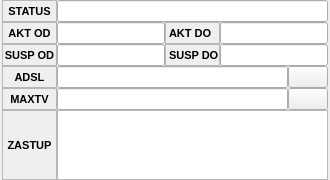
                 <widget class="QFrame" name="fraImovinaStatus">
                  <property name="minimumSize">
                   <size>
                    <width>0</width>
                    <height>180</height>
                   </size>
                  </property>
                  <property name="maximumSize">
                   <size>
                    <width>16777215</width>
                    <height>180</height>
                   </size>
                  </property>
                  <property name="frameShape">
                   <enum>QFrame::NoFrame</enum>
                  </property>
                  <property name="frameShadow">
                   <enum>QFrame::Raised</enum>
                  </property>
                  <layout class="QVBoxLayout" name="verticalLayout_17">
                   <property name="spacing">
                    <number>0</number>
                   </property>
                   <property name="leftMargin">
                    <number>1</number>
                   </property>
                   <property name="topMargin">
                    <number>0</number>
                   </property>
                   <property name="rightMargin">
                    <number>1</number>
                   </property>
                   <property name="bottomMargin">
                    <number>0</number>
                   </property>
                   <item>
                    <widget class="QFrame" name="frame_31">
                     <property name="sizePolicy">
                      <sizepolicy hsizetype="Preferred" vsizetype="Maximum">
                       <horstretch>0</horstretch>
                       <verstretch>0</verstretch>
                      </sizepolicy>
                     </property>
                     <property name="frameShape">
                      <enum>QFrame::NoFrame</enum>
                     </property>
                     <property name="frameShadow">
                      <enum>QFrame::Raised</enum>
                     </property>
                     <layout class="QHBoxLayout" name="horizontalLayout_16">
                      <property name="spacing">
                       <number>0</number>
                      </property>
                      <property name="leftMargin">
                       <number>1</number>
                      </property>
                      <property name="topMargin">
                       <number>0</number>
                      </property>
                      <property name="rightMargin">
                       <number>1</number>
                      </property>
                      <property name="bottomMargin">
                       <number>0</number>
                      </property>
                      <item>
                       <widget class="QLabel" name="lblImovinaStatusTitle">
                        <property name="sizePolicy">
                         <sizepolicy hsizetype="Fixed" vsizetype="Minimum">
                          <horstretch>0</horstretch>
                          <verstretch>0</verstretch>
                         </sizepolicy>
                        </property>
                        <property name="minimumSize">
                         <size>
                          <width>55</width>
                          <height>0</height>
                         </size>
                        </property>
                        <property name="maximumSize">
                         <size>
                          <width>55</width>
                          <height>16777215</height>
                         </size>
                        </property>
                        <property name="font">
                         <font>
                          <pointsize>8</pointsize>
                          <weight>75</weight>
                          <bold>true</bold>
                         </font>
                        </property>
                        <property name="frameShape">
                         <enum>QFrame::StyledPanel</enum>
                        </property>
                        <property name="text">
                         <string>STATUS</string>
                        </property>
                        <property name="alignment">
                         <set>Qt::AlignCenter</set>
                        </property>
                       </widget>
                      </item>
                      <item>
                       <widget class="QLineEdit" name="txtImovinaStatus">
                        <property name="sizePolicy">
                         <sizepolicy hsizetype="Expanding" vsizetype="Preferred">
                          <horstretch>0</horstretch>
                          <verstretch>0</verstretch>
                         </sizepolicy>
                        </property>
                       </widget>
                      </item>
                     </layout>
                    </widget>
                   </item>
                   <item>
                    <widget class="QFrame" name="frame_30">
                     <property name="frameShape">
                      <enum>QFrame::NoFrame</enum>
                     </property>
                     <property name="frameShadow">
                      <enum>QFrame::Raised</enum>
                     </property>
                     <layout class="QHBoxLayout" name="horizontalLayout_17">
                      <property name="spacing">
                       <number>0</number>
                      </property>
                      <property name="leftMargin">
                       <number>1</number>
                      </property>
                      <property name="topMargin">
                       <number>0</number>
                      </property>
                      <property name="rightMargin">
                       <number>1</number>
                      </property>
                      <property name="bottomMargin">
                       <number>0</number>
                      </property>
                      <item>
                       <widget class="QLabel" name="lblImovinaAktivnaOd">
                        <property name="sizePolicy">
                         <sizepolicy hsizetype="Fixed" vsizetype="Minimum">
                          <horstretch>0</horstretch>
                          <verstretch>0</verstretch>
                         </sizepolicy>
                        </property>
                        <property name="minimumSize">
                         <size>
                          <width>55</width>
                          <height>0</height>
                         </size>
                        </property>
                        <property name="maximumSize">
                         <size>
                          <width>55</width>
                          <height>16777215</height>
                         </size>
                        </property>
                        <property name="font">
                         <font>
                          <pointsize>8</pointsize>
                          <weight>75</weight>
                          <bold>true</bold>
                         </font>
                        </property>
                        <property name="frameShape">
                         <enum>QFrame::StyledPanel</enum>
                        </property>
                        <property name="text">
                         <string>AKT OD</string>
                        </property>
                        <property name="alignment">
                         <set>Qt::AlignCenter</set>
                        </property>
                       </widget>
                      </item>
                      <item>
                       <widget class="QLineEdit" name="txtImovinaAktivnaOd">
                        <property name="sizePolicy">
                         <sizepolicy hsizetype="Preferred" vsizetype="Preferred">
                          <horstretch>0</horstretch>
                          <verstretch>0</verstretch>
                         </sizepolicy>
                        </property>
                       </widget>
                      </item>
                      <item>
                       <widget class="QLabel" name="lblImovinaAktivnaDo">
                        <property name="sizePolicy">
                         <sizepolicy hsizetype="Fixed" vsizetype="Minimum">
                          <horstretch>0</horstretch>
                          <verstretch>0</verstretch>
                         </sizepolicy>
                        </property>
                        <property name="minimumSize">
                         <size>
                          <width>55</width>
                          <height>0</height>
                         </size>
                        </property>
                        <property name="maximumSize">
                         <size>
                          <width>55</width>
                          <height>16777215</height>
                         </size>
                        </property>
                        <property name="font">
                         <font>
                          <pointsize>8</pointsize>
                          <weight>75</weight>
                          <bold>true</bold>
                         </font>
                        </property>
                        <property name="frameShape">
                         <enum>QFrame::StyledPanel</enum>
                        </property>
                        <property name="text">
                         <string>AKT DO</string>
                        </property>
                       </widget>
                      </item>
                      <item>
                       <widget class="QLineEdit" name="txtImovinaAktivnaDo">
                        <property name="sizePolicy">
                         <sizepolicy hsizetype="Expanding" vsizetype="Preferred">
                          <horstretch>0</horstretch>
                          <verstretch>0</verstretch>
                         </sizepolicy>
                        </property>
                       </widget>
                      </item>
                     </layout>
                    </widget>
                   </item>
                   <item>
                    <widget class="QFrame" name="frame_28">
                     <property name="sizePolicy">
                      <sizepolicy hsizetype="Preferred" vsizetype="Maximum">
                       <horstretch>0</horstretch>
                       <verstretch>0</verstretch>
                      </sizepolicy>
                     </property>
                     <property name="frameShape">
                      <enum>QFrame::NoFrame</enum>
                     </property>
                     <property name="frameShadow">
                      <enum>QFrame::Raised</enum>
                     </property>
                     <layout class="QHBoxLayout" name="horizontalLayout_18">
                      <property name="spacing">
                       <number>0</number>
                      </property>
                      <property name="leftMargin">
                       <number>1</number>
                      </property>
                      <property name="topMargin">
                       <number>0</number>
                      </property>
                      <property name="rightMargin">
                       <number>1</number>
                      </property>
                      <property name="bottomMargin">
                       <number>0</number>
                      </property>
                      <item>
                       <widget class="QLabel" name="lblImovinaSuspendiranaOd">
                        <property name="sizePolicy">
                         <sizepolicy hsizetype="Fixed" vsizetype="Minimum">
                          <horstretch>0</horstretch>
                          <verstretch>0</verstretch>
                         </sizepolicy>
                        </property>
                        <property name="minimumSize">
                         <size>
                          <width>55</width>
                          <height>0</height>
                         </size>
                        </property>
                        <property name="maximumSize">
                         <size>
                          <width>55</width>
                          <height>16777215</height>
                         </size>
                        </property>
                        <property name="font">
                         <font>
                          <pointsize>8</pointsize>
                          <weight>75</weight>
                          <bold>true</bold>
                         </font>
                        </property>
                        <property name="frameShape">
                         <enum>QFrame::StyledPanel</enum>
                        </property>
                        <property name="text">
                         <string>SUSP OD</string>
                        </property>
                        <property name="alignment">
                         <set>Qt::AlignCenter</set>
                        </property>
                       </widget>
                      </item>
                      <item>
                       <widget class="QLineEdit" name="txtImovinaSuspendiranaOd">
                        <property name="sizePolicy">
                         <sizepolicy hsizetype="Preferred" vsizetype="Preferred">
                          <horstretch>0</horstretch>
                          <verstretch>0</verstretch>
                         </sizepolicy>
                        </property>
                       </widget>
                      </item>
                      <item>
                       <widget class="QLabel" name="lblImovinaSuspendiranaDo">
                        <property name="sizePolicy">
                         <sizepolicy hsizetype="Fixed" vsizetype="Minimum">
                          <horstretch>0</horstretch>
                          <verstretch>0</verstretch>
                         </sizepolicy>
                        </property>
                        <property name="minimumSize">
                         <size>
                          <width>55</width>
                          <height>0</height>
                         </size>
                        </property>
                        <property name="maximumSize">
                         <size>
                          <width>55</width>
                          <height>16777215</height>
                         </size>
                        </property>
                        <property name="font">
                         <font>
                          <pointsize>8</pointsize>
                          <weight>75</weight>
                          <bold>true</bold>
                         </font>
                        </property>
                        <property name="frameShape">
                         <enum>QFrame::StyledPanel</enum>
                        </property>
                        <property name="text">
                         <string>SUSP DO</string>
                        </property>
                       </widget>
                      </item>
                      <item>
                       <widget class="QLineEdit" name="txtImovinaSuspendiranaDo">
                        <property name="sizePolicy">
                         <sizepolicy hsizetype="Expanding" vsizetype="Preferred">
                          <horstretch>0</horstretch>
                          <verstretch>0</verstretch>
                         </sizepolicy>
                        </property>
                       </widget>
                      </item>
                     </layout>
                    </widget>
                   </item>
                   <item>
                    <widget class="QFrame" name="frame_29">
                     <property name="frameShape">
                      <enum>QFrame::NoFrame</enum>
                     </property>
                     <property name="frameShadow">
                      <enum>QFrame::Raised</enum>
                     </property>
                     <layout class="QHBoxLayout" name="horizontalLayout_19">
                      <property name="spacing">
                       <number>0</number>
                      </property>
                      <property name="leftMargin">
                       <number>1</number>
                      </property>
                      <property name="topMargin">
                       <number>0</number>
                      </property>
                      <property name="rightMargin">
                       <number>1</number>
                      </property>
                      <property name="bottomMargin">
                       <number>0</number>
                      </property>
                      <item>
                       <widget class="QLabel" name="lblAdslStatus">
                        <property name="sizePolicy">
                         <sizepolicy hsizetype="Fixed" vsizetype="Minimum">
                          <horstretch>0</horstretch>
                          <verstretch>0</verstretch>
                         </sizepolicy>
                        </property>
                        <property name="minimumSize">
                         <size>
                          <width>55</width>
                          <height>0</height>
                         </size>
                        </property>
                        <property name="maximumSize">
                         <size>
                          <width>55</width>
                          <height>16777215</height>
                         </size>
                        </property>
                        <property name="font">
                         <font>
                          <pointsize>8</pointsize>
                          <weight>75</weight>
                          <bold>true</bold>
                         </font>
                        </property>
                        <property name="frameShape">
                         <enum>QFrame::StyledPanel</enum>
                        </property>
                        <property name="text">
                         <string>ADSL</string>
                        </property>
                        <property name="alignment">
                         <set>Qt::AlignCenter</set>
                        </property>
                       </widget>
                      </item>
                      <item>
                       <widget class="QLineEdit" name="txtAdslStatus">
                        <property name="sizePolicy">
                         <sizepolicy hsizetype="Expanding" vsizetype="Preferred">
                          <horstretch>0</horstretch>
                          <verstretch>0</verstretch>
                         </sizepolicy>
                        </property>
                       </widget>
                      </item>
                      <item>
                       <widget class="QPushButton" name="btnAdslStatus">
                        <property name="sizePolicy">
                         <sizepolicy hsizetype="Maximum" vsizetype="Fixed">
                          <horstretch>0</horstretch>
                          <verstretch>0</verstretch>
                         </sizepolicy>
                        </property>
                        <property name="font">
                         <font>
                          <weight>75</weight>
                          <bold>true</bold>
                         </font>
                        </property>
                        <property name="cursor">
                         <cursorShape>PointingHandCursor</cursorShape>
                        </property>
                        <property name="icon">
                         <iconset resource="../../resources/DonatForm.qrc">
                          <normaloff>:/InDonat/Forms/images/OLOVKA.GIF</normaloff>:/InDonat/Forms/images/OLOVKA.GIF</iconset>
                        </property>
                       </widget>
                      </item>
                     </layout>
                    </widget>
                   </item>
                   <item>
                    <widget class="QFrame" name="frame_32">
                     <property name="frameShape">
                      <enum>QFrame::NoFrame</enum>
                     </property>
                     <property name="frameShadow">
                      <enum>QFrame::Raised</enum>
                     </property>
                     <layout class="QHBoxLayout" name="horizontalLayout_20">
                      <property name="spacing">
                       <number>0</number>
                      </property>
                      <property name="leftMargin">
                       <number>1</number>
                      </property>
                      <property name="topMargin">
                       <number>0</number>
                      </property>
                      <property name="rightMargin">
                       <number>1</number>
                      </property>
                      <property name="bottomMargin">
                       <number>0</number>
                      </property>
                      <item>
                       <widget class="QLabel" name="lblMaxTvStatus">
                        <property name="sizePolicy">
                         <sizepolicy hsizetype="Fixed" vsizetype="Minimum">
                          <horstretch>0</horstretch>
                          <verstretch>0</verstretch>
                         </sizepolicy>
                        </property>
                        <property name="minimumSize">
                         <size>
                          <width>55</width>
                          <height>0</height>
                         </size>
                        </property>
                        <property name="maximumSize">
                         <size>
                          <width>55</width>
                          <height>16777215</height>
                         </size>
                        </property>
                        <property name="font">
                         <font>
                          <pointsize>8</pointsize>
                          <weight>75</weight>
                          <bold>true</bold>
                         </font>
                        </property>
                        <property name="frameShape">
                         <enum>QFrame::StyledPanel</enum>
                        </property>
                        <property name="text">
                         <string>MAXTV</string>
                        </property>
                        <property name="alignment">
                         <set>Qt::AlignCenter</set>
                        </property>
                       </widget>
                      </item>
                      <item>
                       <widget class="QLineEdit" name="txtMaxTvStatus">
                        <property name="sizePolicy">
                         <sizepolicy hsizetype="Expanding" vsizetype="Preferred">
                          <horstretch>0</horstretch>
                          <verstretch>0</verstretch>
                         </sizepolicy>
                        </property>
                       </widget>
                      </item>
                      <item>
                       <widget class="QPushButton" name="btnMaxTvStatus">
                        <property name="sizePolicy">
                         <sizepolicy hsizetype="Maximum" vsizetype="Fixed">
                          <horstretch>0</horstretch>
                          <verstretch>0</verstretch>
                         </sizepolicy>
                        </property>
                        <property name="font">
                         <font>
                          <weight>75</weight>
                          <bold>true</bold>
                         </font>
                        </property>
                        <property name="cursor">
                         <cursorShape>PointingHandCursor</cursorShape>
                        </property>
                        <property name="icon">
                         <iconset resource="../../resources/DonatForm.qrc">
                          <normaloff>:/InDonat/Forms/images/OLOVKA.GIF</normaloff>:/InDonat/Forms/images/OLOVKA.GIF</iconset>
                        </property>
                       </widget>
                      </item>
                     </layout>
                    </widget>
                   </item>
                   <item>
                    <widget class="QFrame" name="frame_33">
                     <property name="minimumSize">
                      <size>
                       <width>0</width>
                       <height>36</height>
                      </size>
                     </property>
                     <property name="frameShape">
                      <enum>QFrame::NoFrame</enum>
                     </property>
                     <property name="frameShadow">
                      <enum>QFrame::Raised</enum>
                     </property>
                     <layout class="QHBoxLayout" name="horizontalLayout_21">
                      <property name="spacing">
                       <number>0</number>
                      </property>
                      <property name="leftMargin">
                       <number>1</number>
                      </property>
                      <property name="topMargin">
                       <number>0</number>
                      </property>
                      <property name="rightMargin">
                       <number>1</number>
                      </property>
                      <property name="bottomMargin">
                       <number>0</number>
                      </property>
                      <item>
                       <widget class="QLabel" name="lblZastupnik">
                        <property name="sizePolicy">
                         <sizepolicy hsizetype="Fixed" vsizetype="Minimum">
                          <horstretch>0</horstretch>
                          <verstretch>0</verstretch>
                         </sizepolicy>
                        </property>
                        <property name="minimumSize">
                         <size>
                          <width>55</width>
                          <height>0</height>
                         </size>
                        </property>
                        <property name="maximumSize">
                         <size>
                          <width>55</width>
                          <height>16777215</height>
                         </size>
                        </property>
                        <property name="font">
                         <font>
                          <pointsize>8</pointsize>
                          <weight>75</weight>
                          <bold>true</bold>
                         </font>
                        </property>
                        <property name="frameShape">
                         <enum>QFrame::StyledPanel</enum>
                        </property>
                        <property name="text">
                         <string>ZASTUP</string>
                        </property>
                        <property name="alignment">
                         <set>Qt::AlignCenter</set>
                        </property>
                       </widget>
                      </item>
                      <item>
                       <widget class="QPlainTextEdit" name="txtZastupnik">
                        <property name="sizePolicy">
                         <sizepolicy hsizetype="Preferred" vsizetype="Preferred">
                          <horstretch>0</horstretch>
                          <verstretch>0</verstretch>
                         </sizepolicy>
                        </property>
                       </widget>
                      </item>
                     </layout>
                    </widget>
                   </item>
                  </layout>
                 </widget>
